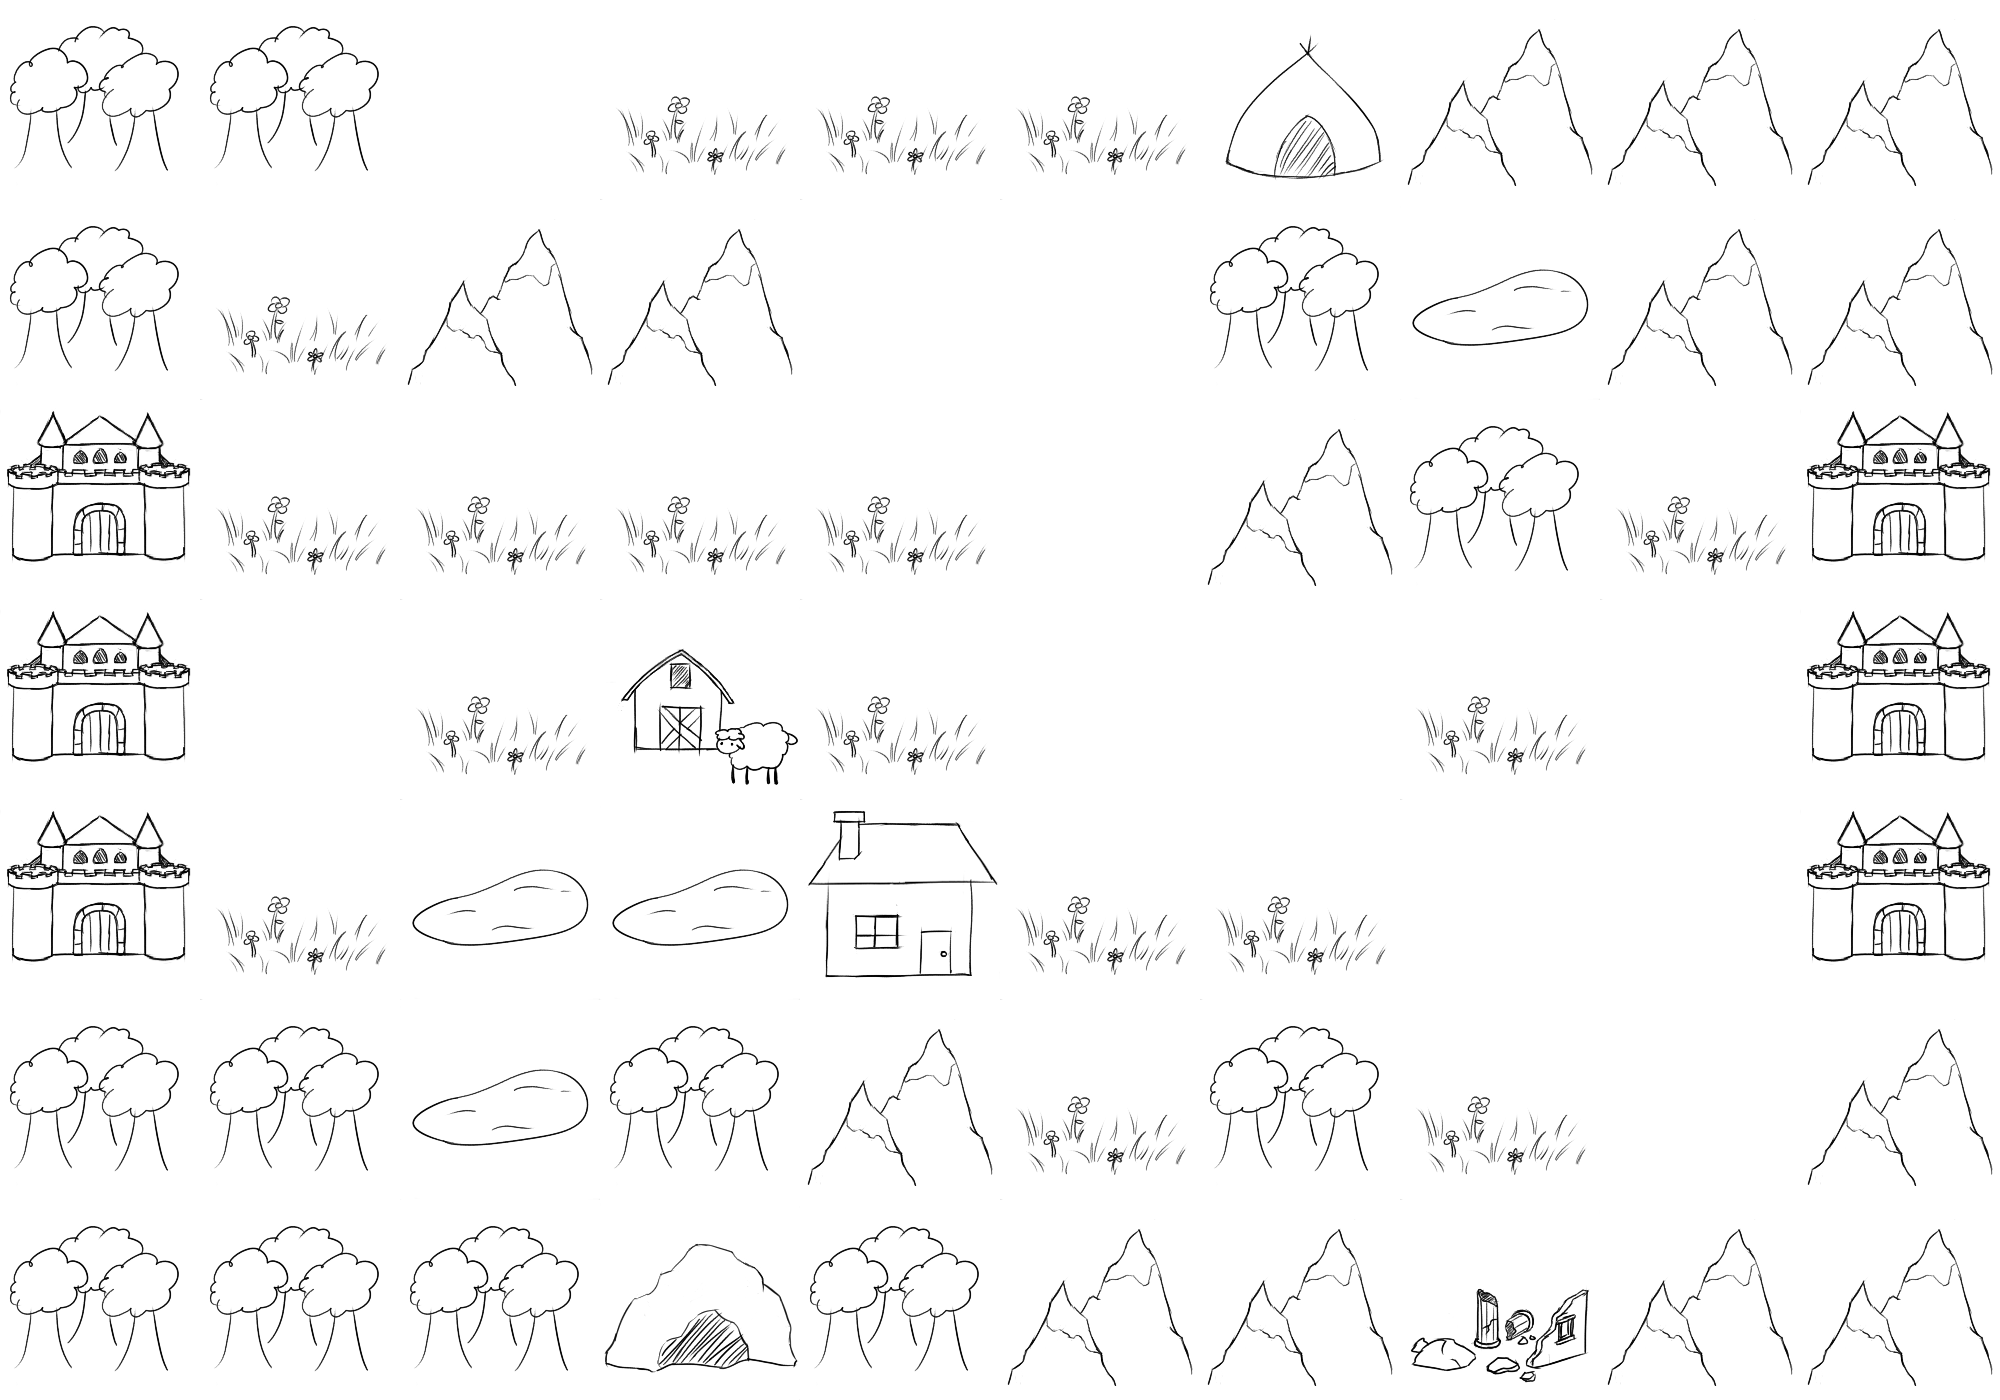

This game map was drawn from its Tiled (.tmx) file and the tilesets committed beside it. A one-line description and the full map source follow:
An orthogonal 10x7 tile map with 200x200 px tiles, 1 tile layer (Camada de Blocos 1).

<map version="1.10" tiledversion="1.11.2" orientation="orthogonal" renderorder="right-down" width="10" height="7" tilewidth="200" tileheight="200" infinite="0" nextlayerid="2" nextobjectid="1">
 <tileset firstgid="1" source="tilesetGrid.tsx" />
 <layer id="1" name="Camada de Blocos 1" width="10" height="7">
  <data encoding="csv">
2,2,1,5,5,5,11,6,6,6,
2,5,6,6,1,1,2,4,6,6,
10,5,5,5,5,1,6,2,5,10,
10,1,5,8,5,1,1,5,1,10,
10,5,4,4,7,5,5,1,1,10,
2,2,4,2,6,5,2,5,1,6,
2,2,2,3,2,6,6,9,6,6
</data>
 </layer>
</map>